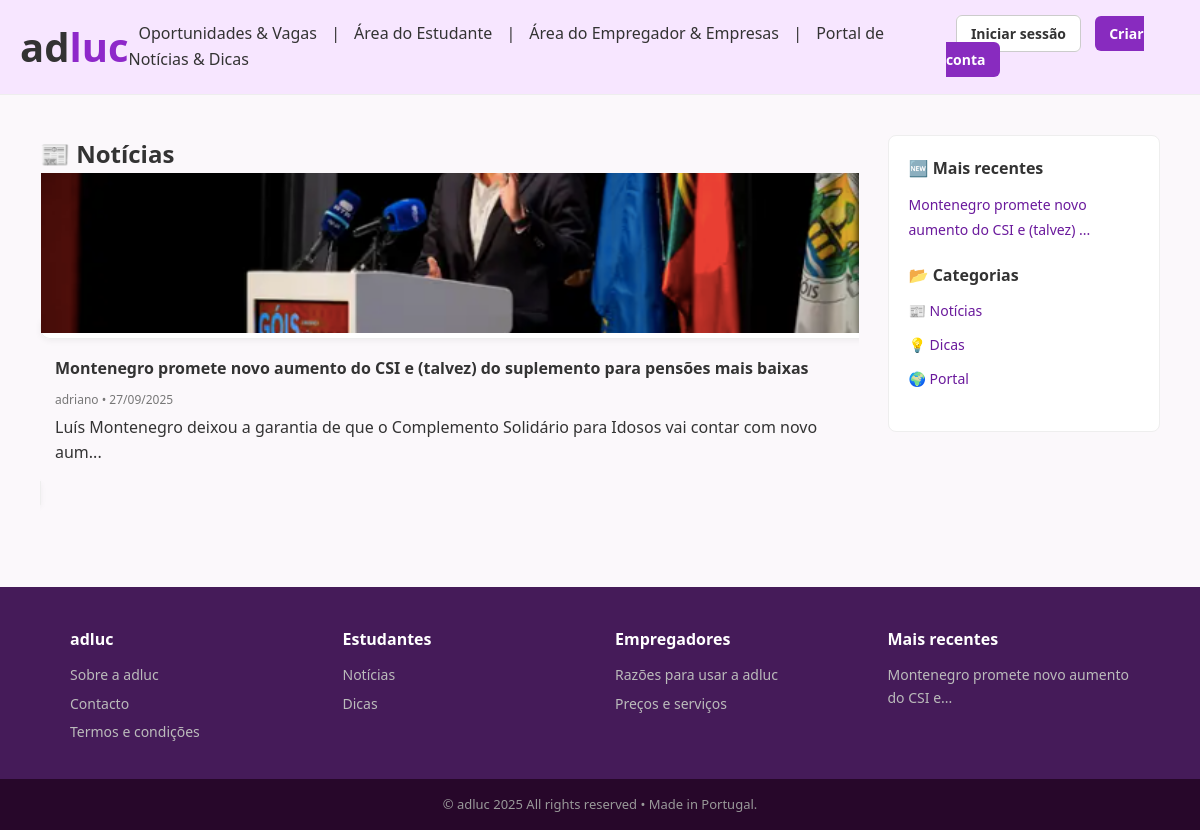
/noticias, run on the app's committed database.
### modelos/modelos.py (models this page shows, shortened)
class Publicacao(db.Model):
    __tablename__ = "publicacoes"
    id = db.Column(db.Integer, primary_key=True)
    titulo = db.Column(db.String(200), nullable=False)
    autor_id = db.Column(db.Integer, db.ForeignKey("utilizadores.id"), nullable=False)
    autor = db.relationship("Utilizador", backref="publicacoes", lazy=True)
    data_hora = db.Column(db.DateTime, default=datetime.utcnow)
    foto = db.Column(db.String(200), nullable=True)
    conteudo = db.Column(db.Text, nullable=False)
    tipo = db.Column(db.String(20), default="noticia")  # noticia ou dica

class Utilizador(db.Model):
    __tablename__ = "utilizadores"
    id = db.Column(db.Integer, primary_key=True)
    nome = db.Column(db.String(100), nullable=False)
    email = db.Column(db.String(100), unique=True, nullable=False)
    senha_hash = db.Column(db.String(200), nullable=False)
    tipo = db.Column(db.String(20), nullable=False)  # estudante, empresa, admin
    cv_principal = db.Column(db.String(200), nullable=True)
    nif = db.Column(db.String(20), nullable=True)
    nome_empresa = db.Column(db.String(200), nullable=True)
    codigo_postal = db.Column(db.String(20), nullable=True)
    distrito = db.Column(db.String(100), nullable=True)
    telefone = db.Column(db.String(50), nullable=True)
    logo_empresa = db.Column(db.String(200), nullable=True)

### app.py (the view)
@app.route("/noticias", endpoint="pagina_noticias")
def pagina_noticias():
    pubs = Publicacao.query.filter_by(tipo="noticia").order_by(Publicacao.data_hora.desc()).all()
    return render_template("pagina_noticias.html", publicacoes=pubs)

### app.py (called while the page is built)
@app.context_processor
def inject_publicacoes_recentes():
    from modelos.modelos import Publicacao
    recentes = Publicacao.query.order_by(Publicacao.data_hora.desc()).limit(3).all()
    return dict(publicacoes_recentes=recentes)

### templates/pagina_noticias.html
{% extends "base.html" %}
{% block conteudo %}
<div class="conteudo-com-sidebar">
  <div class="conteudo-principal">
    <h2>📰 Notícias</h2>
    <div class="news-grid">
      {% for pub in publicacoes %}
        <a href="{{ url_for('detalhe_publicacao', pub_id=pub.id) }}" class="news-card">
          {% if pub.foto %}
            <img src="{{ url_for('download_cv', filename=pub.foto) }}" alt="{{ pub.titulo }}">
          {% endif %}
          <div class="news-content">
            <h3>{{ pub.titulo }}</h3>
            <p class="meta">{{ pub.autor.nome }} • {{ pub.data_hora.strftime("%d/%m/%Y") }}</p>
            <p>{{ pub.conteudo[:100] }}...</p>
          </div>
        </a>
      {% else %}
        <p>Sem notícias disponíveis.</p>
      {% endfor %}
    </div>
  </div>
  <aside class="sidebar">
    <div class="sidebar-bloco">
      <h3>🆕 Mais recentes</h3>
      <ul>
        {% for pub in publicacoes_recentes %}
          <li><a href="{{ url_for('detalhe_publicacao', pub_id=pub.id) }}">{{ pub.titulo[:50] }}...</a></li>
        {% else %}
          <li>Sem publicações</li>
        {% endfor %}
      </ul>
    </div>
    <div class="sidebar-bloco">
      <h3>📂 Categorias</h3>
      <ul>
        <li><a href="{{ url_for('pagina_noticias') }}">📰 Notícias</a></li>
        <li><a href="{{ url_for('pagina_dicas') }}">💡 Dicas</a></li>
        <li><a href="{{ url_for('pagina_conteudos') }}">🌍 Portal</a></li>
      </ul>
    </div>
  </aside>
</div>
{% endblock %}

### templates/base.html (shortened to what this page needs)
<!DOCTYPE html>
<html lang="pt">
<head>
  <link rel="stylesheet" href="{{ url_for('static', filename='css/style.css') }}">
</head>
<body class="light">
<header class="site-header">
  <div class="logo">
      <a href="{{ url_for('pagina_inicial') }}" style="text-decoration: none; color:inherit;">
        <span class="logo-ad">ad</span><span class="logo-luc">luc</span>
      </a>
  </div>
<nav class="nav-links" id="nav-menu">
    <a href="{{ url_for('pagina_vagas') }}">Oportunidades & Vagas</a>
    <span> | </span>
    <a href="{{ url_for('pagina_estudante') if session.get('tipo') == 'estudante' else '#' }}">Área do Estudante</a>
    <span> | </span>
    <a href="{{ url_for('pagina_empresa') if session.get('tipo') == 'empresa' else '#' }}">Área do Empregador & Empresas</a>
     <span> | </span>
    <a href="{{ url_for('pagina_conteudos') }}">Portal de Notícias & Dicas</a>
</nav>
  <div class="nav-buttons">
    {% if session.get('utilizador_id') %}
      <span class="user-info">Olá, {{ session.get('nome') }} ({{ session.get('tipo') }})</span>
      <a href="{{ url_for('logout') }}" class="btn btn-outline">Logout</a>
    {% else %}
      <a href="{{ url_for('login') }}" class="btn btn-outline">Iniciar sessão</a>
      <a href="{{ url_for('registo') }}" class="btn btn-azul">Criar conta</a>
    {% endif %}
  </div>
</header>
<main>
  {% block conteudo %}{% endblock %}
</main>
<footer class="site-footer">
  <div class="footer-columns">
    <div class="footer-col">
      <h3 class="footer-logo">adluc</h3>
      <a href="{{ url_for('pagina_sobre') }}">Sobre a adluc</a>
      <a href="{{ url_for('pagina_contactos') }}">Contacto</a>
      <a href="{{ url_for('pagina_termos') }}">Termos e condições</a>
    </div>
    <div class="footer-col">
      <h3>Estudantes</h3>
      <a href="{{ url_for('pagina_noticias') }}">Notícias</a>
      <a href="{{ url_for('pagina_dicas') }}">Dicas</a>
    </div>
    <div class="footer-col">
      <h3>Empregadores</h3>
      <a href="{{ url_for('pagina_razoes') }}">Razões para usar a adluc</a>
      <a href="{{ url_for('pagina_precos') }}">Preços e serviços</a>
    </div>
    <div class="footer-col">
      <h3>Mais recentes</h3>
      {% for pub in publicacoes_recentes %}
        <a href="{{ url_for('detalhe_publicacao', pub_id=pub.id) }}">
          {{ pub.titulo[:40] }}...
        </a>
      {% else %}
        <p style="color:#bbb;font-size:14px;">Sem publicações</p>
      {% endfor %}
    </div>
  </div>
  <div class="footer-bottom">
    © adluc 2025 All rights reserved • Made in Portugal.
  </div>
</footer>
</body>
</html>

### static/css/style.css (style rules this page uses)
html, body { height: 100%; display: flex; flex-direction: column; background: #fbf8fb; }
main { flex: 1; padding: 10px 40px; }
* { margin:0;padding:0;box-sizing:border-box; }
body { font-family:'Segoe UI',Arial,sans-serif;background:#fbf8fb;color:#333;line-height:1.6; }
.site-header { display:flex;justify-content:space-between;align-items:center;padding:15px 20px;background:#f7e6ff;border-bottom:1px solid #eee;position:sticky;top:0;z-index:1000; }
.logo { font-size:40px;font-weight:bold; }
.logo-ad { color:#333; }
.logo-luc { color: #8e28ca; }
.nav-links a { margin:0 12px;color:#333;text-decoration:none;font-weight:500; }
.nav-buttons a { margin-left:10px;text-decoration:none;padding:8px 14px;border-radius:6px;font-weight:600;font-size:14px; }
.btn-outline { border:1px solid #ccc;background:#fff;color:#333; }
.btn-azul { background: #882bbf;color:#fff;border-radius: 5px;height:40px;width:70px; }
.site-footer { background:#451b59;color:#fff;margin-top:40px;padding-top:40px; }
.footer-columns { display:grid;grid-template-columns:repeat(auto-fit,minmax(200px,1fr));gap:30px;max-width:1100px;margin:auto;padding:0 20px 30px; }
.footer-col h3 { margin-bottom:12px;font-size:16px;font-weight:700; }
.footer-logo { font-size:20px;color:#fff; }
.footer-col a { display:block;color:#bbb;margin-bottom:6px;text-decoration:none;font-size:14px; }
.footer-bottom { background:#27072a;color:#999;text-align:center;padding:15px;font-size:13px; }
.news-card { background:var(--cor-card-bg,#fff); border:1px solid #eee; border-radius:10px; overflow:hidden; text-decoration:none; color:inherit; box-shadow:0 2px 6px rgba(0,0,0,.05); transition:all .2s ease; }
.news-card img { width:100%;height:180px;object-fit:cover; }
.news-content { padding:15px; }
.news-content h3 { margin-bottom:8px;font-size:18px; }
.news-content .meta { font-size:12px;color:#777;margin-bottom:8px; }
.nav-links a { margin: 0 10px; color: #333; text-decoration: none; font-weight: 500; }
.news-card img { width:100%;height:160px;object-fit:cover; }
.news-content h3 { margin-bottom:8px;font-size:16px; }
.news-content .meta { font-size:12px;color:#777;margin-bottom:6px; }
.conteudo-com-sidebar { display:grid; grid-template-columns:3fr 1fr; gap:30px; margin:30px 0; }
.sidebar { background:var(--cor-card-bg,#fff); border:1px solid #eee; border-radius:8px; padding:20px; height:fit-content; }
.sidebar-bloco { margin-bottom:20px; }
.sidebar-bloco h3 { margin-bottom:10px;font-size:16px;font-weight:700; }
.sidebar-bloco ul { list-style:none;padding:0; }
.sidebar-bloco li { margin-bottom:8px; }
.sidebar-bloco a { text-decoration:none;color: #6a199c;font-size:14px; }

### data on the page
Publicacao: foto (picture), titulo "Montenegro promete novo aumento do CSI e (talvez) do suplemento para pensões mais baixas", autor.nome "adriano", data_hora "27/09/2025", conteudo "Luís Montenegro deixou a garantia de que o Complemento Solidário para Idosos vai contar com novo aum", titulo "Montenegro promete novo aumento do CSI e (talvez)", titulo "Montenegro promete novo aumento do CSI e"
